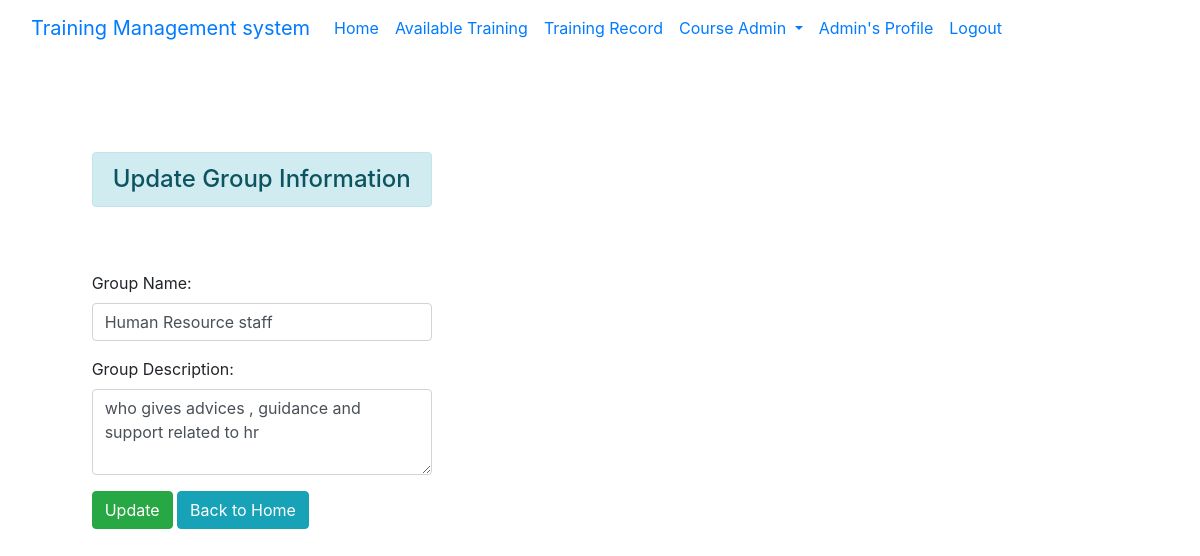
/course/update_group/1/ (signed in), run on the app's committed database.
### courseapp/models.py (models this page shows, shortened)
class CourseGroup(models.Model):
    group_name = models.CharField(max_length=25)
    group_desc = models.CharField(max_length=255, blank=True)

### courseapp/views.py (the view)
# urls.py: path('update_group/<int:id>/', views.update_group, name='update_group'),
@user_passes_test(lambda user: user.is_superuser)
def update_group(request, id):
    if request.method == 'POST':
        group = CourseGroup.objects.get(pk=id)
        fm = CourseGroupForm(request.POST, instance=group)
        if fm.is_valid():
            fm.save()
            messages.success(request, 'Group Successfully Updated!!')
    else:
        group = CourseGroup.objects.get(pk=id)
        fm = CourseGroupForm(instance=group)
    return render(request, 'courseapp/update_group.html', {'form':fm})

### courseapp/forms.py
class CourseGroupForm(forms.ModelForm):
    class Meta:
        model = models.CourseGroup
        fields="__all__"
        labels = {'group_name':'Group Name', 'group_desc':'Group Description'}
        widgets = { 'group_name': forms.TextInput(attrs={'class':'form-control'}),
            'group_desc': forms.Textarea(attrs={'rows':3, 'cols':25, 'class':'form-control'}) }

### courseapp/templates/courseapp/update_group.html (shortened to what this page needs)
{% extends 'enrollapp/base.html' %}
{% block content %}
<div class="row">
    <div class="col-sm-12 offset-2 mt-5">
        <h4 class="alert alert-info">Update Group Information</h4>
        <br>
        <br>
        <form action="" method="post">
            {{form.as_p}}
            <input type="submit" class="btn btn-success" value="Update">
            <a href="{% url 'add_group'%}" class="btn btn-info">Back to Home</a>
        </form>
    </div>
</div>
{% endblock content %}

### enrollapp/templates/enrollapp/navbar.html (shortened to what this page needs)
{% if user.is_authenticated  %}
<nav class="navbar navbar-expand-lg bg-body-tertiary">
  <div class="container-fluid">
    <a class="navbar-brand" href="{% url 'home'%}">Training Management system</a>
    <div class="collapse navbar-collapse" id="navbarNavDropdown">
      <ul class="navbar-nav">
        <li class="nav-item">
          <a class="nav-link active" aria-current="page" href="{% url 'home'%}">Home</a>
        </li>
        <li class="nav-item">
          <a class="nav-link" href="{% url 'show_availtraining'%}">Available Training</a>
        </li>
        <li class="nav-item">
          <a class="nav-link" href="{% url 'show_trainingrecord'%}">Training Record</a>
        </li>
        {% if user.is_superuser %}
        <li class="nav-item dropdown">
          <a class="nav-link dropdown-toggle" href="#" role="button" data-toggle="dropdown" aria-haspopup="true" aria-expanded="false">
           Course Admin
          </a>
        </li>
        {% endif %}
        <li class="nav-item">
          <a class="nav-link" href="{% url 'profile'%}">{{user.username}}'s Profile</a>
        </li>
        <li class="nav-item">
          <a class="nav-link" href="{% url 'logout'%}">Logout</a>
        </li>
      </ul>
    </div>
  </div>
</nav>
    {% endif %}

### data on the page
CourseGroup: group_name "Human Resource staff", group_desc "who gives advices , guidance and support related to hr"

### other printed values
{{ user.username }} "Admin"
